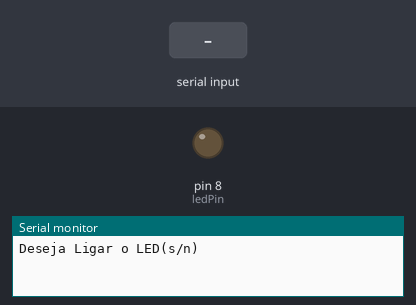
A sketch run on a simulated Arduino Uno, built with avr-gcc and run on an emulated ATmega328P. On the bench: output pins drawn as LEDs (lit = HIGH), the last lines printed to the serial monitor. The inputs (shaded band) are chosen by the test bench.

Above: at 1.2 s.
1.3 s: "s" received over Serial
At 1.6 s:
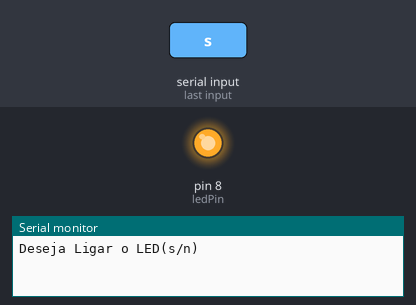
2.8 s: "n" received over Serial
At 3.9 s:
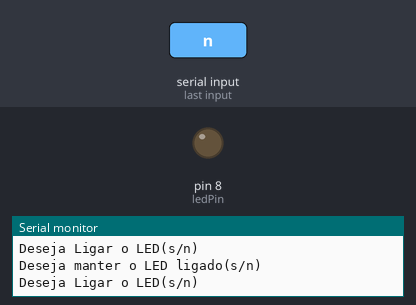
Timing chart, 0 to 5.8 s (numbered marks = the images above; inputs shaded):
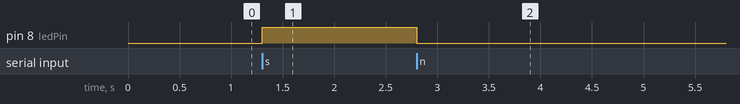

Measured:
- after the input at 1.3 s, pin 8 (ledPin): LOW → HIGH at once
- after the input at 2.8 s, pin 8 (ledPin): HIGH → LOW at once

The sketch:

ligando-led-pelo-terminal_14-02-2018.ino
```cpp
//Projeto 22 - Ligando LED pelo terminal
 //Este código é de domínio público

 int ledPin = 8;
 char buffer; //Para salvar o que é digitado

 void setup(){
  Serial.begin(9600);  //Comunicação via USB
  pinMode(ledPin, OUTPUT);
  Serial.println("Deseja Ligar o LED(s/n)");
 }

 void loop(){

  if(Serial.available()){   //Verifica se tem algo digitado, senão não entra no if
   buffer = Serial.read();
   if(buffer == 's'){
    digitalWrite(ledPin, HIGH); // Liga o LED
    delay(1000);
    Serial.println("Deseja manter o LED ligado(s/n)");
   }
   else{
    if(buffer == 'n'){
     digitalWrite(ledPin, LOW);  // Desliga o LED
     delay(1000);
     Serial.println("Deseja Ligar o LED(s/n)");
    }
   }
  }
 }
```
